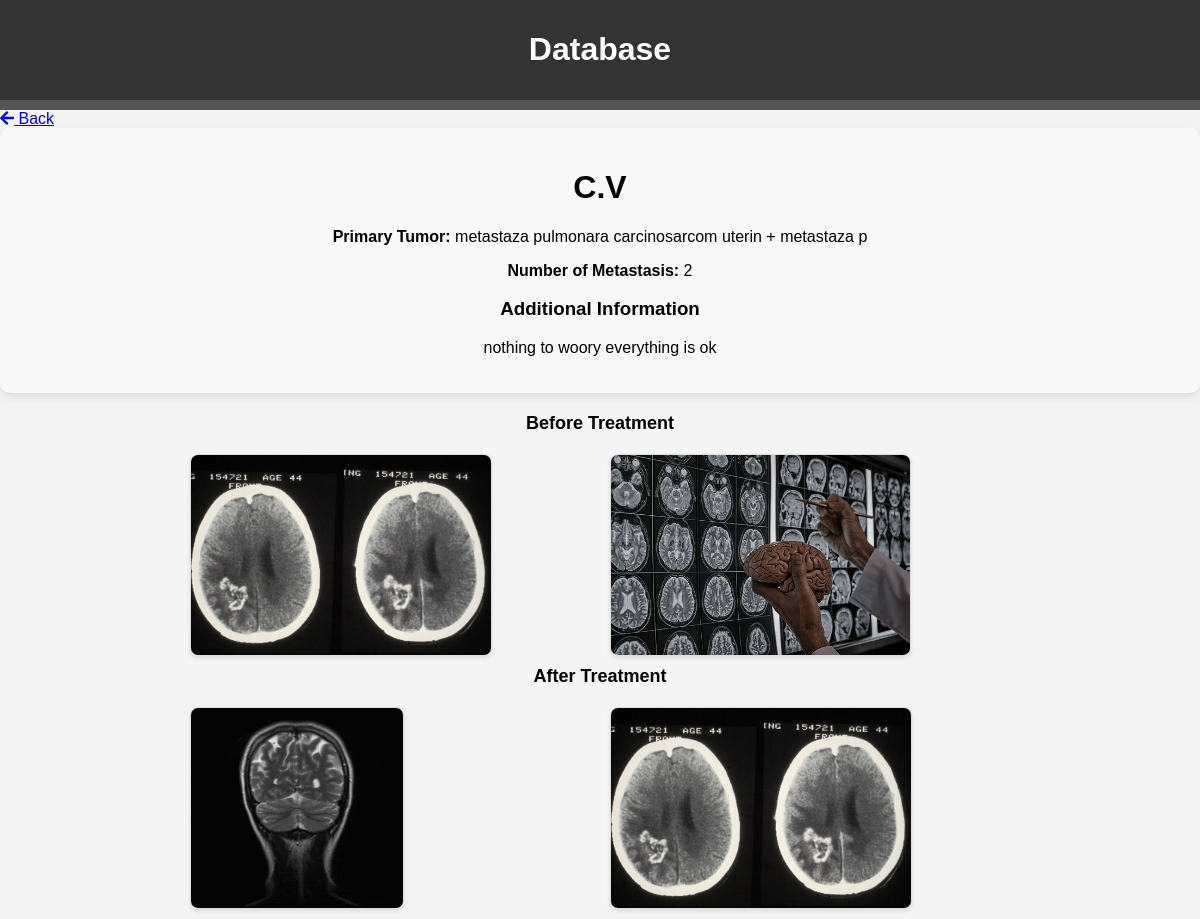
/patient/13/ (signed in), run on the app's committed database.
### details/models.py (models this page shows, shortened)
class Patient(models.Model):
    SEX_CHOICES = [('M', 'Male'),('F', 'Female'),('O', 'Other'),]
    first_name = models.CharField(max_length=100)
    last_name = models.CharField(max_length=100)
    primary_tumor = models.CharField(max_length=100)
    num_metastasis = models.PositiveIntegerField()
    ct_images_before = models.ManyToManyField('PatientImage', related_name='before_images', blank=True)
    ct_images_after = models.ManyToManyField('PatientImage', related_name='after_images', blank=True)
    mark_for_study = models.BooleanField(default=False)  # Add this field
    controls = models.ManyToManyField('Control', related_name='patient_controls', blank=True)
    sex = models.CharField(max_length=1, choices=SEX_CHOICES, blank=True, null=True)
    date_of_birth = models.DateField(blank=True, null=True)

class PatientAdditionalInfo(models.Model):
    patient = models.OneToOneField(Patient, on_delete=models.CASCADE)
    text_info = models.TextField()

class PatientImage(models.Model):
    patient = models.ForeignKey(Patient, on_delete=models.CASCADE)
    image = models.ImageField(upload_to='ct_images/', blank=True)

### details/views.py (the view)
# urls.py: path('patient/<int:patient_id>/', views.patient_detail, name='patient_detail'),
@login_required
def patient_detail(request, patient_id):
    patient = Patient.objects.get(pk=patient_id)
    return render(request, 'patient.html', {'patient': patient})

### templates/patient.html (shortened to what this page needs)
{% extends 'base.html' %}
{% block content %}
    <link rel="stylesheet" href="https://cdnjs.cloudflare.com/ajax/libs/font-awesome/5.15.3/css/all.min.css">
<div class="patient-detail">
    <a href="{% url 'patients_info' %}" class="btn btn-secondary">
        <i class="fas fa-arrow-left"></i> Back
    </a>
    <div class="patient-info-box">
        <h1>{{ patient.first_name|first }}.{{ patient.last_name|first }}</h1>
        <p><strong>Primary Tumor:</strong> {{ patient.primary_tumor }}</p>
        <p><strong>Number of Metastasis:</strong> {{ patient.num_metastasis }}</p>
        {% if patient.patientadditionalinfo %}
        <h3>Additional Information</h3>
        <p>{{ patient.patientadditionalinfo.text_info }}</p>
        {% endif %}
    </div>
    {% if patient.num_metastasis %}
        <div class="image-gallery">
            <div class="img-heading">Before Treatment</div>
            {% for before_image in patient.ct_images_before.all %}
                <div class="image-set">
                    <img src="{{ before_image.image.url }}" alt="Before Treatment">
                </div>
            {% endfor %}
        </div>
        <div class="image-gallery">
            <div class="img-heading">After Treatment</div>
            {% for after_image in patient.ct_images_after.all %}
                <div class="image-set">
                    <img src="{{ after_image.image.url }}" alt="After Treatment">
                </div>
            {% endfor %}
        </div>
    {% endif %}
</div>
{% endblock %}

### templates/base.html (shortened to what this page needs)
<!DOCTYPE html>
<html lang="en">
<head>
</head>
<body>
    <header>
        <h1>Database</h1>
    </header>
</body>
</html>
<nav>
</nav>
{% block content %}
{% endblock %}

### templates/base.html (style rules this page uses)
body { background-color: #f4f4f4; margin: 0; padding: 0; font-family: Arial, sans-serif; }
header { background-color: #333; color: white; padding: 10px; text-align: center; }
nav { background-color: #555; color: white; padding: 5px; text-align: center; }

### templates/patient.html (style rules this page uses)
.patient-info-box { background-color: #f8f8f8; border-radius: 10px; box-shadow: 0 4px 8px rgba(0, 0, 0, 0.1); padding: 20px; margin-bottom: 20px; text-align: center; }
.image-gallery { display: flex; flex-wrap: wrap; justify-content: center; }
.image-set { display: flex; align-items: center; margin: 10px; width: 33.33%; }
.image-set img { max-width: 100%; height: 200px; border: 1px solid #ddd; border-radius: 8px; box-shadow: 0 2px 4px rgba(0, 0, 0, 0.1); object-fit: cover; }
.img-heading { width: 100%; text-align: center; margin-bottom: 10px; font-weight: bold; font-size: 18px; }

### data on the page
Patient: first_name|first "C", last_name|first "V", primary_tumor "metastaza pulmonara carcinosarcom uterin + metastaza p", num_metastasis "2", patientadditionalinfo.text_info "nothing to woory everything is ok"
PatientImage: image (picture)
PatientImage: image (picture)
PatientImage: image (picture)
PatientImage: image (picture)
